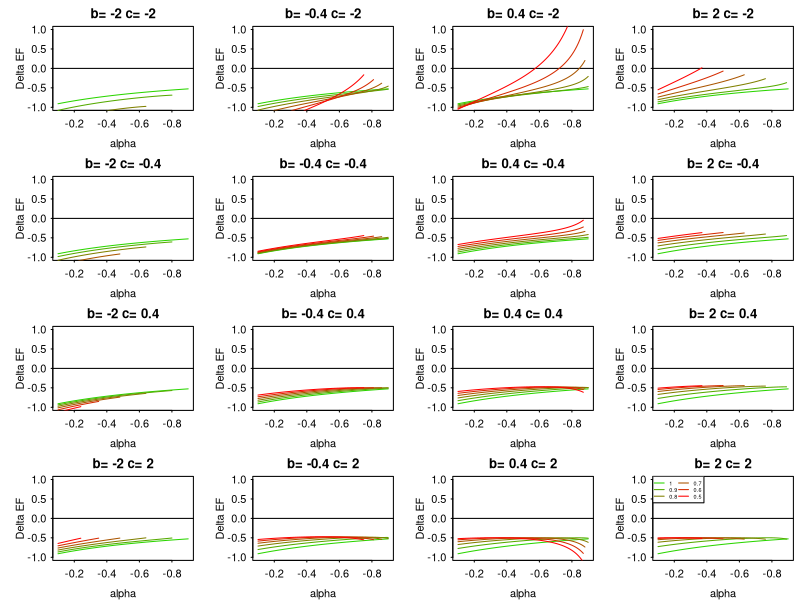

Recreate this plot in R.

ResultsFolder <- "/Users/frederik/Documents/Results/BD_EF/data-analysis/"

alpha <- seq(-0.9,-0.1,by=0.01)
mu2<-1
f2<-1
e2 <- 0.5
b <- c(-2,-0.4,0.4,2) #(dis)proportionality between mur and er
c <- c(-2,-0.4,0.4,2) #(dis)proportionality between fr and er
bcs <- expand.grid(b,c)
ers <- seq(1,0.5,-0.1) #relative sensitivities; arbitrary choice
ylims <- c(-1,1)

deltaEF <- function(alpha, mu2, f2, e2,
                    er, b, c)
{
  deltaEF <- f2*mu2*e2/(alpha^2-1)*(alpha*(er^(b+1)+er^c)+er^(b+c+1)+1)
  return(deltaEF)
}

plotDeltaEF <- function(alpha, mu2, f2, e2,
                        ers, b, c)
{
  for (i in c(1:length(ers)))
  {
    er  <- ers[i]
    e1  <- e2*er
    if (e1>1) {stop("e1>1!")}
    #check for coexistence in stressed condition
    mur <- er^b
    erLimit1 <- 1/e2+(1/e2-1)*1/(alpha*mur)
    erLimit2 <- 1/e2+(1/e2-1)*alpha/mur
    coexStress <- (er>erLimit1)*(er<erLimit2)
    #check for coexistence in control condition
    #...and eliminate cases where not possible
    coexControl <- (mur < -1/alpha)*(mur > -alpha)
    deltaEFCase <-deltaEF(alpha, mu2, f2, e2,
                          er=er, b=b, c=c)
    deltaEFCase[which(coexControl+coexStress==0)] <- NA
    colour <- i
    colour <- colour/length(ers)
    lines(alpha,deltaEFCase, col=rgb(red=colour, 
                                     green=1-colour, blue=0))
  }
}

quartz("",5,5,type="pdf",
       file=paste(ResultsFolder,"Analytic.pdf",sep=""))
par(mar=c(3,4,2,0.5), las=1, mfrow=c(4,4), 
    tck=-0.02, mgp=c(2,0.5,0))

for (i in 1:nrow(bcs))
{
  plot(alpha,rep(NA,length(alpha)), 
       ylim=ylims, main=paste("b=",bcs[i,1], 
                              "c=",bcs[i,2]),
       ylab="Delta EF",
       xlim=c(max(alpha),min(alpha)))
  abline(h=0)
  plotDeltaEF(alpha, mu2, f2, e2, 
              ers=ers, b=bcs[i,1], c=bcs[i,2])
  colour <- c(1:length(ers))/length(ers)
  if (i==nrow(bcs))
  {
    legend("topleft", legend=ers, pch="", lty="solid", cex=0.5,
           ncol=2,
           col=rgb(red=colour, green=1-colour, blue=0))
  }
}

dev.off()
